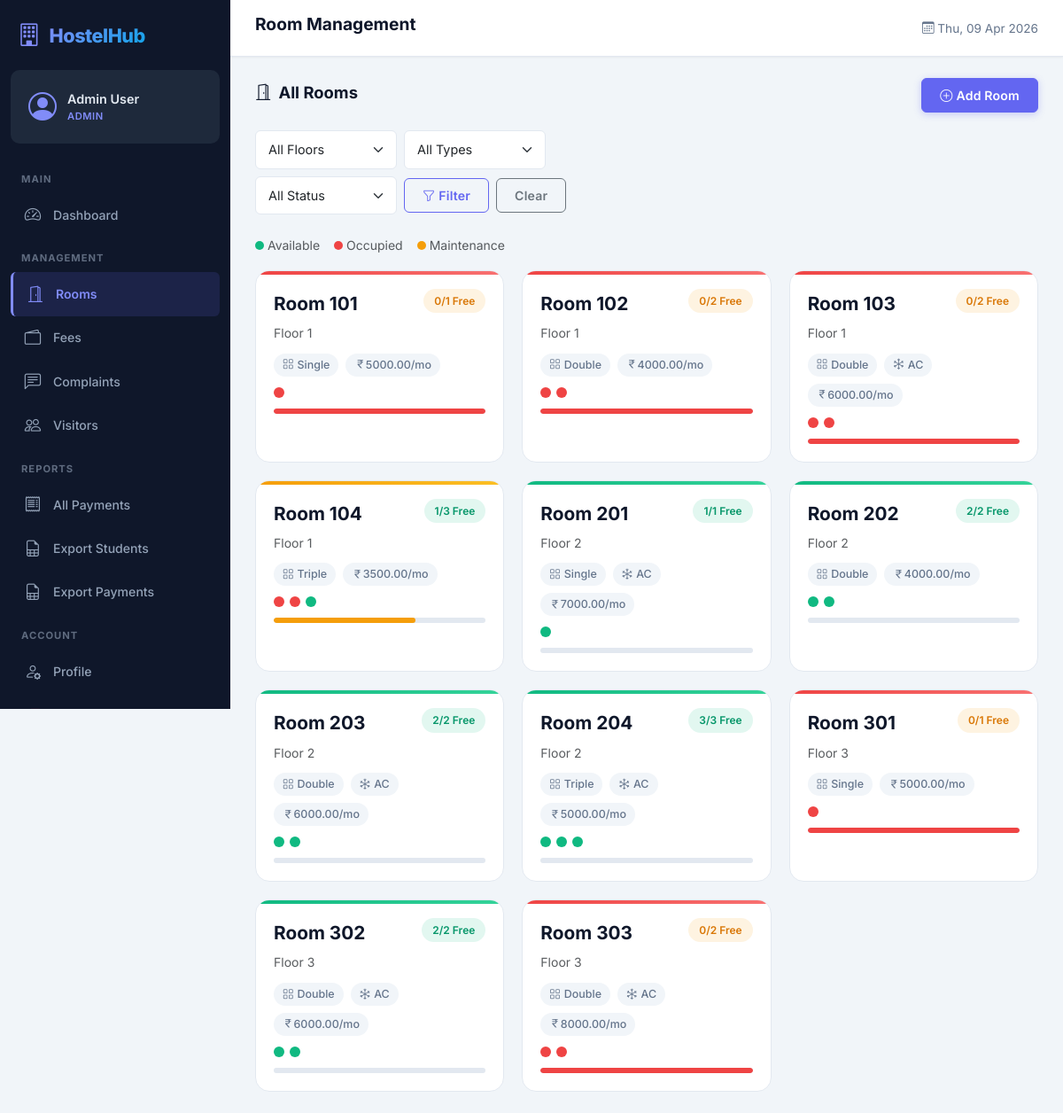
The page /rooms/ (signed in) on the database its author committed.
### apps/accounts/models.py (models this page shows, shortened)
class CustomUser(AbstractUser):
    ROLE_CHOICES = [
        ('student', 'Student'),
        ('admin', 'Admin'),
        ('warden', 'Warden'),
    ]
    role = models.CharField(max_length=10, choices=ROLE_CHOICES, default='student')
    phone = models.CharField(max_length=15, blank=True)
    parent_phone = models.CharField(max_length=15, blank=True, verbose_name='Parent/Guardian Phone')
    address = models.TextField(blank=True)
    institution = models.CharField(max_length=200, blank=True, verbose_name='College/Institution')
    profile_pic = models.ImageField(upload_to='profile_pics/', blank=True, null=True)
    class Meta:
        verbose_name = 'User'
        verbose_name_plural = 'Users'
    @property
    def is_student(self):
        return self.role == 'student'
    @property
    def is_hostel_admin(self):
        return self.role == 'admin' or self.is_superuser

### apps/rooms/models.py (models this page shows, shortened)
class Room(models.Model):
    ROOM_TYPE_CHOICES = [
        ('single', 'Single'),
        ('double', 'Double'),
        ('triple', 'Triple'),
        ('dormitory', 'Dormitory'),
    ]
    room_number = models.CharField(max_length=20, unique=True)
    floor = models.PositiveIntegerField(default=1)
    room_type = models.CharField(max_length=10, choices=ROOM_TYPE_CHOICES, default='double')
    total_beds = models.PositiveIntegerField(default=2)
    is_ac = models.BooleanField(default=False, verbose_name='Air Conditioned')
    monthly_rent = models.DecimalField(max_digits=10, decimal_places=2, default=5000.00)
    description = models.TextField(blank=True)
    created_at = models.DateTimeField(auto_now_add=True)
    class Meta:
        ordering = ['floor', 'room_number']
    @property
    def available_beds(self):
        return self.beds.filter(status='available').count()
    @property
    def occupied_beds(self):
        return self.beds.filter(status='occupied').count()
    @property
    def is_full(self):
        return self.available_beds == 0
    @property
    def occupancy_percentage(self):
        total = self.beds.count()
        if total == 0:
            return 0
        return round((self.occupied_beds / total) * 100)

class Bed(models.Model):
    STATUS_CHOICES = [
        ('available', 'Available'),
        ('occupied', 'Occupied'),
        ('maintenance', 'Under Maintenance'),
    ]
    room = models.ForeignKey(Room, on_delete=models.CASCADE, related_name='beds')
    bed_label = models.CharField(max_length=10, help_text='e.g., A, B, C')
    status = models.CharField(max_length=15, choices=STATUS_CHOICES, default='available')
    class Meta:
        unique_together = ('room', 'bed_label')
        ordering = ['room', 'bed_label']

### apps/rooms/views.py (the view)
# urls.py: path('', views.room_list, name='room_list'),
@login_required
def room_list(request):
    rooms = Room.objects.all()
    floor = request.GET.get('floor')
    room_type = request.GET.get('room_type')
    availability = request.GET.get('availability')
    if floor:
        rooms = rooms.filter(floor=floor)
    if room_type:
        rooms = rooms.filter(room_type=room_type)
    if availability == 'available':
        rooms = [r for r in rooms if not r.is_full]
    elif availability == 'full':
        rooms = [r for r in rooms if r.is_full]
    floors = Room.objects.values_list('floor', flat=True).distinct().order_by('floor')
    context = {
        'rooms': rooms,
        'floors': floors,
        'selected_floor': floor,
        'selected_type': room_type,
        'selected_availability': availability,
    }
    return render(request, 'rooms/room_list.html', context)

### templates/rooms/room_list.html (shortened to what this page needs)
{% extends 'base.html' %}
{% block page_title %}Room Management{% endblock %}
{% block content %}
<div class="section-header">
    <h2><i class="bi bi-door-open me-2"></i>All Rooms</h2>
    {% if user.is_hostel_admin or user.is_warden %}
    <a href="{% url 'rooms:room_create' %}" class="btn btn-primary">
        <i class="bi bi-plus-circle me-1"></i>Add Room
    </a>
    {% endif %}
</div>
<div class="filter-bar">
    <form method="GET" class="d-flex flex-wrap gap-2 align-items-center">
        <select name="floor" class="form-select form-select-sm" style="max-width:160px;">
            <option value="">All Floors</option>
        </select>
        <select name="room_type" class="form-select form-select-sm" style="max-width:160px;">
            <option value="">All Types</option>
        </select>
        <select name="availability" class="form-select form-select-sm" style="max-width:160px;">
            <option value="">All Status</option>
        </select>
        <button type="submit" class="btn btn-sm btn-outline-primary"><i class="bi bi-funnel me-1"></i>Filter</button>
        <a href="{% url 'rooms:room_list' %}" class="btn btn-sm btn-outline-secondary">Clear</a>
    </form>
</div>
<div class="d-flex gap-3 mb-3 small text-muted">
    <span><span class="bed-dot available d-inline-block" style="width:10px;height:10px;"></span> Available</span>
    <span><span class="bed-dot occupied d-inline-block" style="width:10px;height:10px;"></span> Occupied</span>
    <span><span class="bed-dot maintenance d-inline-block" style="width:10px;height:10px;"></span> Maintenance</span>
</div>
{% if rooms %}
<div class="room-grid">
    {% for room in rooms %}
    <a href="{% url 'rooms:room_detail' room.pk %}" class="room-card {% if room.is_full %}full{% elif room.available_beds == room.total_beds %}available{% else %}partial{% endif %}" style="color: inherit;">
        <div class="d-flex justify-content-between align-items-start">
            <div>
                <div class="room-number">Room {{ room.room_number }}</div>
                <small class="text-muted">Floor {{ room.floor }}</small>
            </div>
            <span class="badge-status {% if room.is_full %}badge-occupied{% else %}badge-available{% endif %}">
                {{ room.available_beds }}/{{ room.total_beds }} free
            </span>
        </div>
        <div class="room-meta">
            <span><i class="bi bi-grid me-1"></i>{{ room.get_room_type_display }}</span>
            {% if room.is_ac %}<span><i class="bi bi-snow me-1"></i>AC</span>{% endif %}
            <span><i class="bi bi-currency-rupee"></i>{{ room.monthly_rent }}/mo</span>
        </div>
        <div class="bed-dots">
            {% for bed in room.beds.all %}
            <div class="bed-dot {{ bed.status }}" title="Bed {{ bed.bed_label }} - {{ bed.get_status_display }}"></div>
            {% endfor %}
        </div>
        <div class="occupancy-bar">
            <div class="occupancy-fill {% if room.occupancy_percentage > 80 %}high{% elif room.occupancy_percentage > 40 %}mid{% else %}low{% endif %}"
                 style="width: {{ room.occupancy_percentage }}%"></div>
        </div>
    </a>
    {% endfor %}
</div>
{% else %}
<div class="empty-state">
    <i class="bi bi-door-closed d-block"></i>
    <h3>No rooms found</h3>
    <p>{% if user.is_hostel_admin %}Add your first room to get started.{% else %}No rooms match your filters.{% endif %}</p>
</div>
{% endif %}
{% endblock %}

### templates/base.html (shortened to what this page needs)
{% load static %}
<!DOCTYPE html>
<html lang="en" data-bs-theme="light">
<head>
    <link href="https://cdn.jsdelivr.net/npm/bootstrap@5.3.3/dist/css/bootstrap.min.css" rel="stylesheet">
    <link rel="stylesheet" href="https://cdn.jsdelivr.net/npm/bootstrap-icons@1.11.3/font/bootstrap-icons.min.css">
    <link rel="stylesheet" href="{% static 'css/style.css' %}">
</head>
<body>
    {% if user.is_authenticated %}
    <div class="app-wrapper">
        <nav class="sidebar" id="sidebar">
            <div class="sidebar-header">
                <div class="brand">
                    <i class="bi bi-building"></i>
                    <span class="brand-text">HostelHub</span>
                </div>
            </div>
            <div class="sidebar-user">
                <div class="user-avatar">
                    <i class="bi bi-person-circle"></i>
                </div>
                <div class="user-info">
                    <span class="user-name">{{ user.get_full_name|default:user.username }}</span>
                    <span class="user-role badge-role">{{ user.get_role_display }}</span>
                </div>
            </div>
            <ul class="sidebar-nav">
                <li class="nav-section">Main</li>
                <li class="nav-item {% if request.resolver_match.url_name == 'home' %}active{% endif %}">
                    <a href="{% url 'dashboard:home' %}">
                        <i class="bi bi-speedometer2"></i>
                        <span>Dashboard</span>
                    </a>
                </li>
                <li class="nav-section">Management</li>
                <li class="nav-item {% if 'rooms' in request.resolver_match.app_name %}active{% endif %}">
                    <a href="{% url 'rooms:room_list' %}">
                        <i class="bi bi-door-open"></i>
                        <span>Rooms</span>
                    </a>
                </li>
                <li class="nav-item {% if 'fees' in request.resolver_match.app_name %}active{% endif %}">
                    <a href="{% url 'fees:fee_dashboard' %}">
                        <i class="bi bi-wallet2"></i>
                        <span>Fees</span>
                    </a>
                </li>
                <li class="nav-item {% if 'complaints' in request.resolver_match.app_name %}active{% endif %}">
                    <a href="{% url 'complaints:complaint_list' %}">
                        <i class="bi bi-chat-left-text"></i>
                        <span>Complaints</span>
                    </a>
                </li>
                <li class="nav-item {% if 'visitors' in request.resolver_match.app_name %}active{% endif %}">
                    <a href="{% url 'visitors:visitor_list' %}">
                        <i class="bi bi-people"></i>
                        <span>Visitors</span>
                    </a>
                </li>
                {% if user.is_hostel_admin or user.is_warden %}
                <li class="nav-section">Reports</li>
                <li class="nav-item">
                    <a href="{% url 'fees:all_payments' %}">
                        <i class="bi bi-receipt"></i>
                        <span>All Payments</span>
                    </a>
                </li>
                <li class="nav-item">
                    <a href="{% url 'dashboard:export_csv' 'students' %}">
                        <i class="bi bi-file-earmark-spreadsheet"></i>
                        <span>Export Students</span>
                    </a>
                </li>
                <li class="nav-item">
                    <a href="{% url 'dashboard:export_csv' 'payments' %}">
                        <i class="bi bi-file-earmark-spreadsheet"></i>
                        <span>Export Payments</span>
                    </a>
                </li>
                {% endif %}
                <li class="nav-section">Account</li>
                <li class="nav-item {% if request.resolver_match.url_name == 'profile' %}active{% endif %}">
                    <a href="{% url 'accounts:profile' %}">
                        <i class="bi bi-person-gear"></i>
                        <span>Profile</span>
                    </a>
                </li>
                <li class="nav-item">
                    <a href="{% url 'accounts:logout' %}" class="text-danger">
                        <i class="bi bi-box-arrow-left"></i>
                        <span>Logout</span>
                    </a>
                </li>
            </ul>
        </nav>
        <main class="main-content">
            <header class="top-navbar">
                <h1 class="page-title">{% block page_title %}Dashboard{% endblock %}</h1>
                <div class="navbar-actions">
                    <span class="welcome-text d-none d-sm-inline">
                        <i class="bi bi-calendar3"></i>
                        {% now "D, d M Y" %}
                    </span>
                </div>
            </header>
            <div class="content-area">
                {% block content %}{% endblock %}
            </div>
        </main>
    </div>
    {% endif %}
</body>
</html>

### rows shown on the page
CustomUser: get_full_name "Admin User", role "ADMIN"
Room: room_number "101", floor "1", available_beds "0", total_beds "1", room_type "Single", monthly_rent "5000.00"
Room: room_number "102", floor "1", available_beds "0", total_beds "2", room_type "Double", monthly_rent "4000.00"
Room: room_number "103", floor "1", available_beds "0", total_beds "2", room_type "Double", is_ac True (drawn), monthly_rent "6000.00"
Room: room_number "104", floor "1", available_beds "1", total_beds "3", room_type "Triple", monthly_rent "3500.00"
Room: room_number "201", floor "2", available_beds "1", total_beds "1", room_type "Single", is_ac True (drawn), monthly_rent "7000.00"
Room: room_number "202", floor "2", available_beds "2", total_beds "2", room_type "Double", monthly_rent "4000.00"
Room: room_number "203", floor "2", available_beds "2", total_beds "2", room_type "Double", is_ac True (drawn), monthly_rent "6000.00"
Room: room_number "204", floor "2", available_beds "3", total_beds "3", room_type "Triple", is_ac True (drawn), monthly_rent "5000.00"
Room: room_number "301", floor "3", available_beds "0", total_beds "1", room_type "Single", monthly_rent "5000.00"
Room: room_number "302", floor "3", available_beds "2", total_beds "2", room_type "Double", is_ac True (drawn), monthly_rent "6000.00"
Room: room_number "303", floor "3", available_beds "0", total_beds "2", room_type "Double", is_ac True (drawn), monthly_rent "8000.00"
